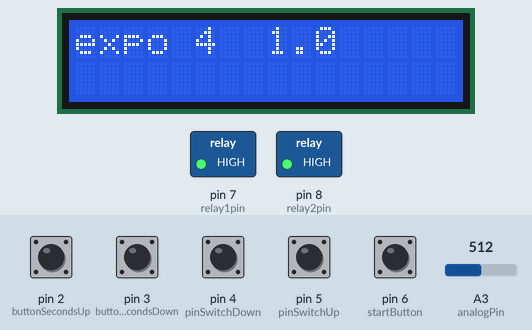
Bench run of a sketch on a simulated Arduino Uno, built with avr-gcc and run on an emulated ATmega328P. Parts: 16×2 character LCD, switched loads named in the sketch (green lamp = pin HIGH). Inputs (shaded band) come from the test bench; at power-on: pin 2 (buttonSecondsUp), pin 3 (buttonSecondsDown), pin 4 (pinSwitchDown), pin 5 (pinSwitchUp), pin 6 (startButton) HIGH, A3 (analogPin) = 512. What the sketch prints to the serial monitor is not drawn.

Above: at 1.2 s.
1.3 s: pin 6 (startButton) pulled LOW for 0.15 s
At 2.1 s:
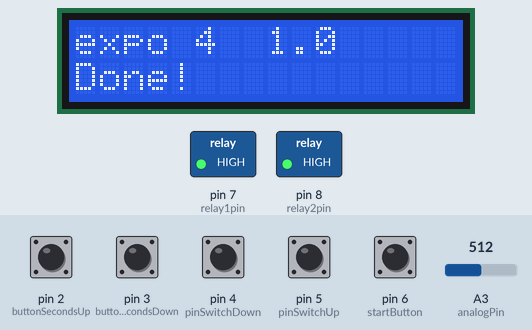
2.9 s: A3 (analogPin) set to 900
At 3.8 s:
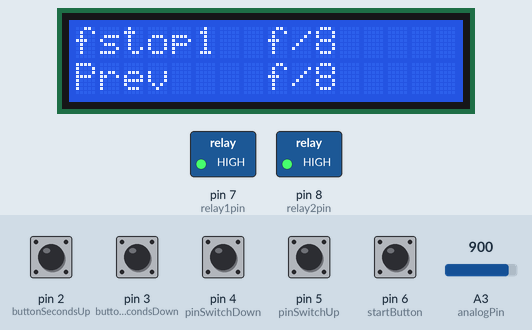
4.4 s: A3 (analogPin) set to 935
At 5.1 s:
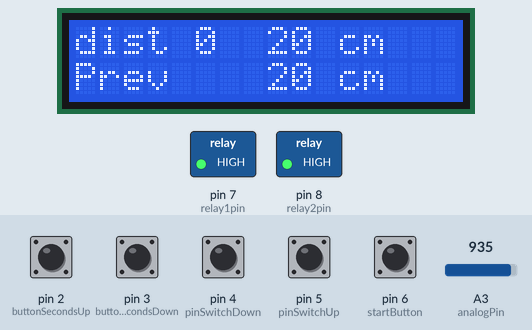
5.9 s: pin 6 (startButton) pulled LOW for 1 s
At 6.8 s:
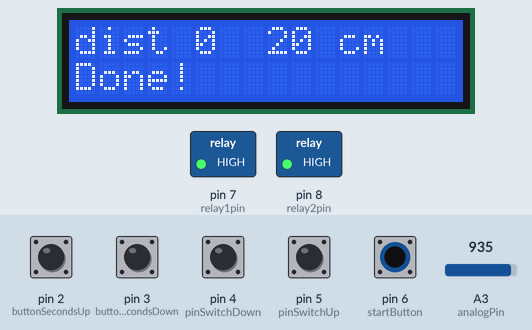
8.4 s: A3 (analogPin) set to 306
At 8.9 s:
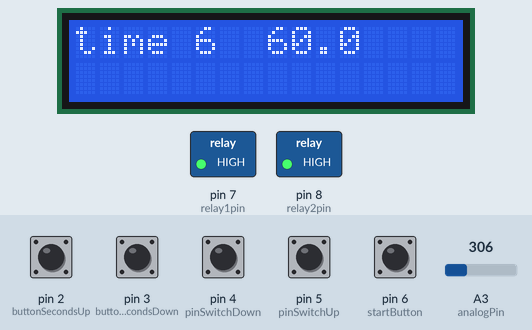
10.0 s: pin 6 (startButton) pulled LOW for 0.15 s
At 11.1 s:
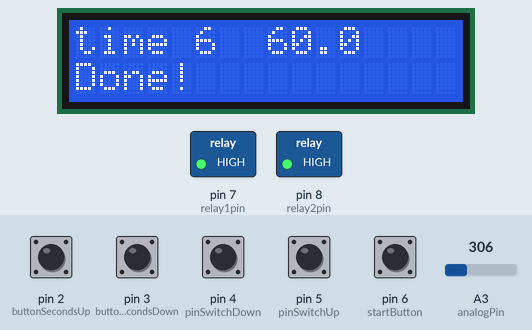
Timing chart, 0 to 12.6 s (numbered marks = the images above; inputs shaded):
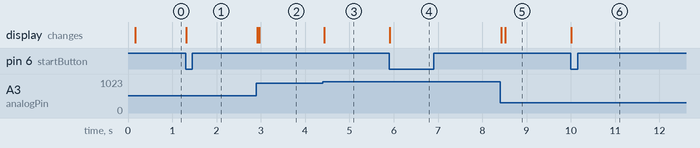

Measured:
- the behaviour switches between 917 and 918 on A3 (analogPin) (found by bisection; images 2 and 3)
- after the input at 1.3 s, the display: changes at once (image 1)
- after the input at 2.9 s, the display: first changes at once (image 2 shows a later state)
- after the input at 4.4 s, the display: changes at once (image 3)
- after the input at 5.9 s, the display: changes at once (image 4)
- after the input at 8.4 s, the display: first changes at once (image 5 shows a later state)
- after the input at 10.0 s, the display: changes at once (image 6)

The sketch:

Arduino-Timer-Relay.ino
```cpp
#include <arduino-timer.h>

#include <LiquidCrystal_I2C.h>

#include <Wire.h>

auto timer = timer_create_default();

// Initialize the LCD, I2C address 0x3F, 16 columns, 2 rows
LiquidCrystal_I2C lcd(0x3F, 16, 2);

// Button pins
const int buttonSecondsUp = 2;
const int buttonSecondsDown = 3;
const int pinSwitchDown = 4;
const int pinSwitchUp = 5;
const int startButton = 6;
const int analogPin = A3;

// Output pins

const int relay1pin = 7;
const int relay2pin = 8;

// Mode vals

byte mode = 0, prevMode = 0;

int valSmooth = 0;

bool exposureRunning = false;

unsigned long exposureTimeTotal;

byte switchState = 0, prevSwitchState = 0;

unsigned long modeState[9] = { 20, 6, 1000, 1000, 1000, 1000, 60000, 60000, 60000 };
String modeLabel[9] = { "dist", "fstop", "expo", "expo", "expo", "expo", "time", "time", "time" };
long exposureStartTime = 0;

int stepScale = 1000;
int stepScaleList[5] = { 1, 10, 100, 1000, 10000 };
const char* fstopList[11] = { "f/1", "f/1.4", "f/2", "f/2.8", "f/4", "f/5.6", "f/8", "f/11", "f/16", "f/22", "f/32" };

int prevDistance = 20;
int prevFstop = 5;

// Previous button states for debouncing
bool prevSecondsUp = false, prevSecondsDown = false, prevSwitchDown = false, prevSwitchUp = false, prevStart = false;
unsigned long lastSecondsUp = 0, lastSecondsDown = 0, lastStart = 0;
const int debounceTime = 200;
bool click = false;

void setup() {
  lcd.init();       // Initialize the LCD
  lcd.backlight();  // Turn on the backlight

  // Configure button pins
  pinMode(buttonSecondsUp, INPUT_PULLUP);
  pinMode(buttonSecondsDown, INPUT_PULLUP);
  pinMode(pinSwitchDown, INPUT_PULLUP);
  pinMode(pinSwitchUp, INPUT_PULLUP);
  pinMode(startButton, INPUT_PULLUP);
  pinMode(relay1pin, OUTPUT);
  pinMode(relay2pin, OUTPUT);

  digitalWrite(relay1pin, HIGH);
  digitalWrite(relay2pin, HIGH);

  Serial.begin(9600);  //  setup serial
  // Display instructions
  lcd.clear();
  lcd.setCursor(0, 0);
  lcd.print("mode");
}

void loop() {
  timer.tick();
  readMode();
  handleButtonPress();
}

void readMode() {
  int val = analogRead(analogPin);  // read the input pin

  valSmooth = (valSmooth * (7) + val * 1) / 8;
  mode = 8 - (valSmooth * 9 / 1024);
  // mode = 8 - val * 9 / 1024;
  if (mode != prevMode) {

    lcd.clear();
    lcd.setCursor(0, 0);
    lcd.print(modeLabel[mode]);
    lcd.setCursor(5, 0);
    lcd.print(mode);

    Serial.print(modeLabel[mode]);
    Serial.println(mode);

    //adjusting based on distance
    if (mode == 0) {
      prevDistance = modeState[mode];
    }
    if ((mode != 0) && (prevMode == 0)) {
      //      float factor = modeState[0] * modeState[0] / prevDistance / prevDistance;
      int newDistance = modeState[0];
      if (newDistance != prevDistance) {
        for (int i = 2; i < 6; i++) {
          modeState[i] = modeState[i] * newDistance * newDistance / prevDistance / prevDistance;
        }
      }
      // lcd.setCursor(0, 1);
      // lcd.print("Timings adjusted");
    }
    if (mode == 0) {
      lcd.setCursor(0, 1);
      lcd.print("Prev ");

      lcd.setCursor(8, 1);
      lcd.print(prevDistance);
      lcd.print(" cm");
    }
    //adjusting for fstop

    if (mode == 1) {
      prevFstop = modeState[mode];
      lcd.setCursor(0, 1);
      lcd.print("Prev ");
      lcd.setCursor(8, 1);
      lcd.print(fstopList[prevFstop]);
    }
    if ((mode != 1) && (prevMode == 1)) {
      int deltaFstop = modeState[1] - prevFstop;
      if (deltaFstop != 0) {
        for (int i = 2; i < 6; i++) {
          modeState[i] *= pow(2, deltaFstop);

          // modeState[i] = modeState[i] * factor;
          // if (deltaFstop >= 0) {
          //   modeState[i] <<= deltaFstop;  // multiply by 2^x
          // } else {
          //   modeState[i] >>= -deltaFstop;  // divide by 2^(-x)
          // }
        }
        lcd.setCursor(0, 1);
        lcd.print("Timings adjusted");
      }
    }

    prevMode = mode;
    updateModeState();
  }
}


void updateModeState() {
  unsigned long value = modeState[mode];
  if (mode > 1) {
    lcd.setCursor(8, 0);
    lcd.print(value / 1000);
    lcd.print(".");
    lcd.print(value / 100 % 10);
    lcd.print("     ");
  } else if (mode == 0) {
    lcd.setCursor(8, 0);
    lcd.print(value);
    lcd.print(" cm     ");
  } else if (mode == 1) {
    lcd.setCursor(8, 0);
    // lcd.print(value);
    // lcd.print(" ");
    lcd.print(fstopList[value]);
    lcd.print("      ");
  }
}

void exposureStart() {
  if ((mode > 0) && (mode < 6)) {
    digitalWrite(relay1pin, LOW);
    lcd.setCursor(0, 1);
    lcd.print("       ");
  }
  exposureRunning = true;

  click = false;
  exposureStartTime = millis();

  // Serial.println("start");
  // lcd.setCursor(0, 1);
  // lcd.print("Start!        ");
}

void exposureStop() {
  digitalWrite(relay1pin, HIGH);
  digitalWrite(relay2pin, HIGH);
  exposureRunning = false;
  timer.cancel();
  lcd.setCursor(0, 1);
  lcd.print("Stoped! ");
  // Serial.println("stop");
}

void exposureEnd() {
  digitalWrite(relay1pin, HIGH);
  digitalWrite(relay2pin, HIGH);
  exposureRunning = false;
  timer.cancel();
  // int timeEllapsed = (millis() - exposureStartTime);
  // Serial.println("stop");
  lcd.setCursor(0, 1);
  lcd.print("Done!  ");
  // lcd.print(timeEllapsed);
  lcd.print("      ");
  click = false;
}

void exposureRemaining() {
  lcd.setCursor(8, 1);
  long exposureRemainingTime = (millis() - exposureStartTime);
  lcd.print(exposureRemainingTime / 1000);
  lcd.print(".");
  lcd.print(exposureRemainingTime / 100 % 10);
  lcd.print("      ");

  if ((exposureTimeTotal - exposureRemainingTime <= 5000) && (click == false) && ((mode > 5) && (mode < 9))) {
    click = true;
    digitalWrite(relay2pin, LOW);
  }
}

void lcdTest() {
  lcd.setCursor(0, 1);
  lcd.print("Test");
}

void handleButtonPress() {
  // Read button states
  bool secondsUp = !digitalRead(buttonSecondsUp);
  bool secondsDown = !digitalRead(buttonSecondsDown);
  bool switchDown = !digitalRead(pinSwitchDown);
  bool switchUp = !digitalRead(pinSwitchUp);
  bool start = !digitalRead(startButton);
  // int val = analogRead(analogPin);  // read the input pin

  // valSmooth = (valSmooth * (3) + val * 1) / 4;
  // mode = 8 - (valSmooth * 9 / 1024);
  // if (mode != prevMode) {
  //   // lcd.clear();
  //   lcd.setCursor(0, 0);
  //   lcd.print("mode ");
  //   lcd.print(mode);
  //   updateModeState();
  //   prevMode = mode;
  // }

  if (switchDown == true) {
    switchState = 2;
    if (mode == 0) {
      switchState = 0;
    }
  }
  if (switchUp == true) {
    switchState = 4;
    if (mode == 0) {
      switchState = 2;
    }
  }
  if ((switchDown == false) && (switchUp == false)) {
    switchState = 3;
    if (mode == 0) {
      switchState = 1;
    }
  }


  if (switchState != prevSwitchState) {
    stepScale = stepScaleList[switchState];

    // redundant debug code
    // lcd.setCursor(14, 1);
    // lcd.print(switchState);

    prevSwitchState = switchState;
  }


  // changing the values
  if ((mode == 0) || (mode > 1)) {
    if ((secondsUp == true) && (secondsUp != prevSecondsUp) && ((millis() - lastSecondsUp) > debounceTime)) {
      if (modeState[mode] < 100000000) {
        modeState[mode] = modeState[mode] + stepScale;
      }
      updateModeState();
      lastSecondsUp = millis();
    }
    if ((secondsDown == true) && (secondsDown != prevSecondsDown) && ((millis() - lastSecondsDown) > debounceTime)) {
      if (modeState[mode] > stepScale) {
        modeState[mode] = modeState[mode] - stepScale;
      }
      updateModeState();
      lastSecondsDown = millis();
    }
  }
  if (mode == 1) {
    if ((secondsUp == true) && (secondsUp != prevSecondsUp) && ((millis() - lastSecondsUp) > debounceTime)) {
      if (modeState[mode] < 10) {
        modeState[mode] = modeState[mode] + 1;
      }
      updateModeState();
      lastSecondsUp = millis();
    }
    if ((secondsDown == true) && (secondsDown != prevSecondsDown) && ((millis() - lastSecondsDown) > debounceTime)) {
      if (modeState[mode] > 0) {
        modeState[mode] = modeState[mode] - 1;
      }
      updateModeState();
      lastSecondsDown = millis();
    }
  }
  //starting the timer

  if ((start == true) && (start != prevStart) && (modeState[mode] > 0) && ((millis() - lastStart) > debounceTime)) {
    if (exposureRunning == false) {
      exposureStart();
      timer.in(modeState[mode], exposureEnd);
      timer.every(200, exposureRemaining);
      exposureTimeTotal = modeState[mode];
      lastStart = millis();
    } else {
      timer.cancel();
      exposureStop();
      lastStart = millis();
    }
  }

  //recordnign button states

  prevSecondsUp = secondsUp;
  prevSecondsDown = secondsDown;

  prevStart = start;
}
```
